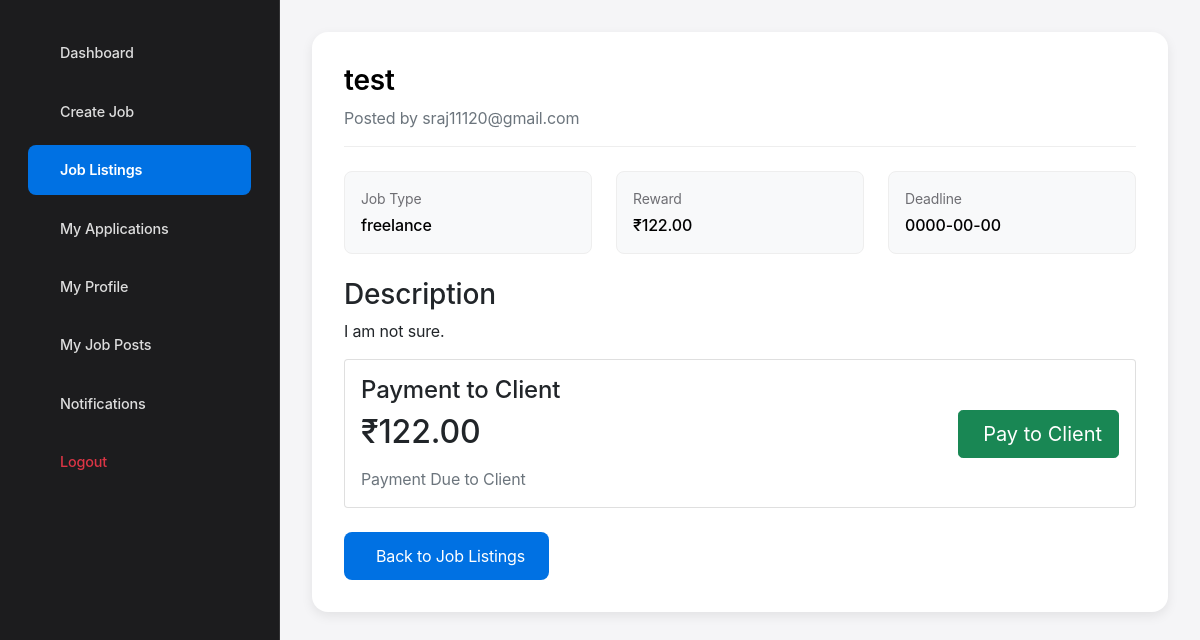
Page /job_details.php?job_id=5 (signed in) on the committed database.
### tables this page shows
CREATE TABLE `jobs` (
  `id` int(11) NOT NULL,
  `freelancer_id` int(11) NOT NULL,
  `client_id` int(11) NOT NULL,
  `title` varchar(255) NOT NULL,
  `description` text NOT NULL,
  `job_type` varchar(50) NOT NULL,
  `reward` decimal(10,2) NOT NULL,
  `deadline` date NOT NULL,
  `files` longtext DEFAULT NULL CHECK (json_valid(`files`)),
  `status` enum('open','assigned','active','draft','closed') DEFAULT 'open',
  `created_at` timestamp NOT NULL DEFAULT current_timestamp(),
  `updated_at` timestamp NOT NULL DEFAULT current_timestamp() ON UPDATE current_timestamp(),
  `job_image` varchar(255) DEFAULT NULL,
  `tags` text DEFAULT NULL,
  `start_date` date DEFAULT NULL,
  `end_date` date DEFAULT NULL,
  `assigned_to` int(11) DEFAULT NULL,
  `reviewed_at` timestamp NULL DEFAULT NULL,
  `payment_status` enum('unpaid','processing','paid') DEFAULT 'unpaid',
  `payment_date` datetime DEFAULT NULL,
  `transaction_id` varchar(50) DEFAULT NULL
);

CREATE TABLE `users` (
  `id` int(11) NOT NULL,
  `email` varchar(255) NOT NULL,
  `username` varchar(255) NOT NULL,
  `first_name` varchar(255) DEFAULT NULL,
  `surname` varchar(255) DEFAULT NULL,
  `mobile` varchar(20) DEFAULT NULL,
  `address1` varchar(255) DEFAULT NULL,
  `address2` varchar(255) DEFAULT NULL,
  `postcode` varchar(20) DEFAULT NULL,
  `state` varchar(255) DEFAULT NULL,
  `area` varchar(255) DEFAULT NULL,
  `country` varchar(255) DEFAULT NULL,
  `education` varchar(255) DEFAULT NULL,
  `password` varchar(255) NOT NULL,
  `role` enum('admin','freelancer','client') NOT NULL,
  `status` enum('active','inactive','suspended') DEFAULT 'active',
  `created_at` timestamp NOT NULL DEFAULT current_timestamp(),
  `updated_at` timestamp NOT NULL DEFAULT current_timestamp() ON UPDATE current_timestamp(),
  `profile_image` varchar(255) DEFAULT NULL
);

### job_details.php (the view, shortened to what this page needs)
<?php
include('db_connect.php');
$job_id = $_GET['job_id'];
$sql = "SELECT j.*, j.id as job_id, j.freelancer_id,
               j.deadline, j.start_date, j.end_date,
               j.payment_status, j.payment_date,
               u.email AS freelancer_email,
               u.role AS user_role
        FROM jobs j
        JOIN users u ON j.freelancer_id = u.id
        WHERE j.id = ? AND u.role = 'freelancer'";
$stmt = $conn->prepare($sql);
$stmt->bind_param("i", $job_id);
$stmt->execute();
$result = $stmt->get_result();
$job = $result->fetch_assoc();
?>
<!DOCTYPE html>
<html lang="en">
<head>
    <link href="https://cdn.jsdelivr.net/npm/bootstrap@5.1.3/dist/css/bootstrap.min.css" rel="stylesheet">
    <link rel="stylesheet" href="https://unpkg.com/@coreui/icons@2.0.0-beta.3/css/all.min.css">
    <link href="https://cdn.jsdelivr.net/npm/@coreui/icons/css/coreui-icons.min.css" rel="stylesheet">
</head>
<body>
    <div class="wrapper">
        <div class="sidebar">
            <ul class="nav flex-column">
                <li class="nav-item">
                    <a class="nav-link" href="freelancer_dashboard.php">
                        <i class="cil-speedometer"></i> Dashboard
                    </a>
                </li>
                <li class="nav-item">
                    <a class="nav-link" href="create_job.php">
                        <i class="cil-plus"></i> Create Job
                    </a>
                </li>
                <li class="nav-item">
                    <a class="nav-link active" href="jobs.php">
                        <i class="cil-briefcase"></i> Job Listings
                    </a>
                </li>
                <li class="nav-item">
                    <a class="nav-link" href="my_applications.php">
                        <i class="cil-task"></i> My Applications
                    </a>
                </li>
                <li class="nav-item">
                    <a class="nav-link" href="edit_profile.php">
                        <i class="cil-user"></i> My Profile
                    </a>
                </li>
                <li class="nav-item">
                    <a class="nav-link" href="my_job_posts.php">
                        <i class="cil-folder"></i> My Job Posts
                    </a>
                </li>
                <li class="nav-item">
                    <a class="nav-link" href="notifications.php">
                        <i class="cil-bell"></i> Notifications
                    </a>
                </li>
                <li class="nav-item">
                    <a class="nav-link text-danger" href="logout.php">
                        <i class="cil-account-logout"></i> Logout
                    </a>
                </li>
            </ul>
        </div>
        <div class="content">
            <div class="job-card">
                <div class="job-header">
                    <h1 class="job-title"><?= htmlspecialchars($job['title']) ?></h1>
                    <p class="text-secondary mb-0">Posted by <?= htmlspecialchars($job['freelancer_email']) ?></p>
                </div>
                <div class="job-meta">
                    <div class="meta-item">
                        <div class="meta-label">Job Type</div>
                        <div class="meta-value"><?= htmlspecialchars($job['job_type']) ?></div>
                    </div>
                    <div class="meta-item">
                        <div class="meta-label">Reward</div>
                        <div class="meta-value">₹<?= number_format($job['reward'], 2) ?></div>
                    </div>
                    <div class="meta-item">
                        <div class="meta-label">Deadline</div>
                        <div class="meta-value"><?= htmlspecialchars($job['deadline']) ?></div>
                    </div>
                </div>
                <div class="description-section">
                    <h3>Description</h3>
                    <p><?= nl2br(htmlspecialchars($job['description'])) ?></p>
                </div>
                <div class="card payment-summary-card mb-4">
                    <div class="card-body">
                        <div class="d-flex justify-content-between align-items-center">
                            <div>
                                <h4 class="mb-2">Payment to Client</h4>
                                <h2 class="mb-3">₹<?= number_format($job['reward'], 2) ?></h2>
                                <p class="text-muted mb-0">
                                    <?php if ($job['payment_status'] === 'paid'): ?>
                                        <i class="fas fa-check-circle text-success"></i>
                                        Paid on <?= date('M d, Y', strtotime($job['payment_date'])) ?>
                                    <?php else: ?>
                                        Payment Due to Client
                                    <?php endif; ?>
                                </p>
                            </div>
                            <?php
                            if ($_SESSION['role'] === 'freelancer' &&
                                $job['freelancer_id'] == $_SESSION['user_id'] &&
                                $job['payment_status'] === 'unpaid'):
                            ?>
                                <button type="button" class="btn btn-lg btn-success" data-bs-toggle="modal" data-bs-target="#paymentModal">
                                    Pay to Client
                                </button>
                            <?php endif; ?>
                        </div>
                    </div>
                </div>
                <div class="mt-4">
                    <a href="jobs.php" class="back-button">
                        Back to Job Listings
                    </a>
                </div>
            </div>
        </div>
    </div>
</body>
</html>

### job_details.php (style rules this page uses)
:root { --sidebar-bg: #1c1c1e; --sidebar-hover: #2c2c2e; --card-bg: #ffffff; --text-primary: #000000; --text-secondary: #6e6e73; --accent-blue: #0071e3; --accent-green: #00b06b; --accent-yellow: #ffd60a; --shadow-sm: rgba(0, 0, 0, 0.05); --shadow-md: 0 4px 12px rgba(0, 0, 0, 0.08); }
body { background-color: #f5f5f7; font-family: -apple-system, BlinkMacSystemFont, 'SF Pro Display', 'SF Pro Text', sans-serif; -webkit-font-smoothing: antialiased; letter-spacing: -0.01em; }
.wrapper { display: flex; min-height: 100vh; }
.sidebar { background: var(--sidebar-bg); backdrop-filter: blur(20px); -webkit-backdrop-filter: blur(20px); width: 280px; min-height: 100vh; position: fixed; padding: 1.5rem 1rem; border-right: 1px solid rgba(255, 255, 255, 0.1); z-index: 100; }
.nav-link { color: rgba(255, 255, 255, 0.85); padding: 0.9rem 1.25rem; margin: 0.25rem 0.75rem; border-radius: 8px; font-size: 0.9rem; font-weight: 500; letter-spacing: -0.01em; display: flex; align-items: center; gap: 0.75rem; transition: all 0.2s cubic-bezier(0.65, 0, 0.35, 1); }
.nav-link.active { background: var(--accent-blue); color: white; font-weight: 600; }
.content { flex: 1; margin-left: 280px; padding: 2rem; }
.job-card { background: var(--card-bg); border-radius: 16px; box-shadow: var(--shadow-md); padding: 2rem; margin-bottom: 2rem; }
.job-header { border-bottom: 1px solid #eee; padding-bottom: 1rem; margin-bottom: 1.5rem; }
.job-title { color: var(--text-primary); font-size: 1.75rem; font-weight: 600; margin-bottom: 0.5rem; }
.job-meta { display: grid; grid-template-columns: repeat(auto-fit, minmax(200px, 1fr)); gap: 1.5rem; margin: 1.5rem 0; }
.meta-item { background: #f8f9fa; padding: 1rem; border-radius: 8px; border: 1px solid #eee; }
.meta-label { color: var(--text-secondary); font-size: 0.875rem; margin-bottom: 0.25rem; }
.meta-value { color: var(--text-primary); font-weight: 500; }
.back-button { background: var(--accent-blue); color: white; padding: 0.75rem 1.5rem; border-radius: 8px; text-decoration: none; display: inline-flex; align-items: center; gap: 0.5rem; transition: all 0.2s ease; }

### rows in the picture
jobs: title "test", freelancer.email "sraj11120@gmail.com", job_type "freelance", reward "122.00", deadline "0000-00-00", description "I am not sure."
